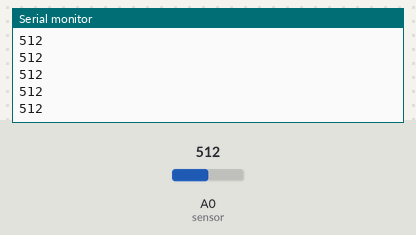
A sketch run on a simulated Arduino Uno, built with avr-gcc and run on an emulated ATmega328P. On the bench: the last lines printed to the serial monitor. The test bench sets the inputs (shaded band); at power-on: A0 (sensor) = 512.

Above: at 1.2 s.
1.3 s: A0 (sensor) set to 716
At 2.1 s:
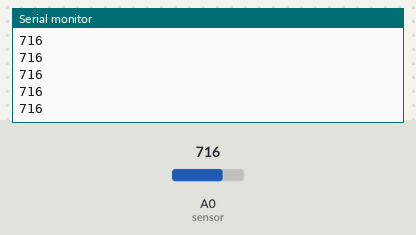
2.8 s: A0 (sensor) set to 900
At 3.7 s:
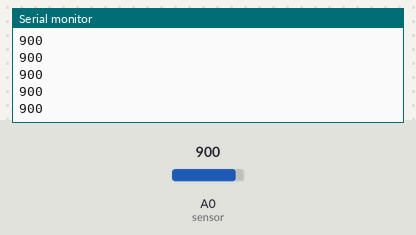
Timing chart, 0 to 5.8 s (numbered marks = the images above; inputs shaded):
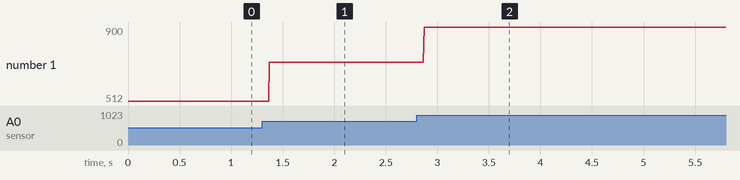

Measured:
- after the input at 1.3 s, the serial monitor: prints a new line after 0.07 s (image 1)
- after the input at 2.8 s, the serial monitor: prints a new line after 0.07 s (image 2)
- plotted number 1: 512 → 716 after the input at 1.3 s, 716 → 900 after the input at 2.8 s

The sketch:

Arduino_to_DB_Simple.ino
```cpp
/*
 * Arduino to DB - Simple Version
 *
 * This project aims at reading input from a sensor and writing it to a CSV file.
 *
 */


int sensor = 0;
int val;

void setup() {
  Serial.begin(9600);
}

void loop() {
  val = analogRead(sensor);
  Serial.println(val);
}
```
